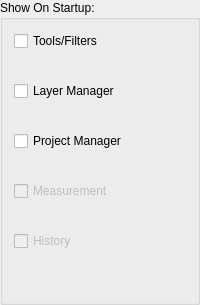
        <widget class="QGroupBox" name="groupBox_8">
         <property name="sizePolicy">
          <sizepolicy hsizetype="Fixed" vsizetype="Preferred">
           <horstretch>0</horstretch>
           <verstretch>0</verstretch>
          </sizepolicy>
         </property>
         <property name="title">
          <string>Show On Startup:</string>
         </property>
         <property name="alignment">
          <set>Qt::AlignLeading|Qt::AlignLeft|Qt::AlignTop</set>
         </property>
         <layout class="QVBoxLayout" name="verticalLayout_4">
          <property name="spacing">
           <number>30</number>
          </property>
          <item>
           <widget class="QCheckBox" name="tools_filters_checkbox_">
            <property name="text">
             <string>Tools/Filters</string>
            </property>
           </widget>
          </item>
          <item>
           <widget class="QCheckBox" name="layer_manager_checkbox_">
            <property name="text">
             <string>Layer Manager</string>
            </property>
           </widget>
          </item>
          <item>
           <widget class="QCheckBox" name="project_manager_checkbox_">
            <property name="text">
             <string>Project Manager</string>
            </property>
           </widget>
          </item>
          <item>
           <widget class="QCheckBox" name="measurement_checkbox_">
            <property name="enabled">
             <bool>false</bool>
            </property>
            <property name="text">
             <string>Measurement</string>
            </property>
           </widget>
          </item>
          <item>
           <widget class="QCheckBox" name="history_checkbox_">
            <property name="enabled">
             <bool>false</bool>
            </property>
            <property name="text">
             <string>History</string>
            </property>
           </widget>
          </item>
          <item>
           <spacer name="verticalSpacer_3">
            <property name="orientation">
             <enum>Qt::Vertical</enum>
            </property>
            <property name="sizeHint" stdset="0">
             <size>
              <width>20</width>
              <height>40</height>
             </size>
            </property>
           </spacer>
          </item>
         </layout>
        </widget>
